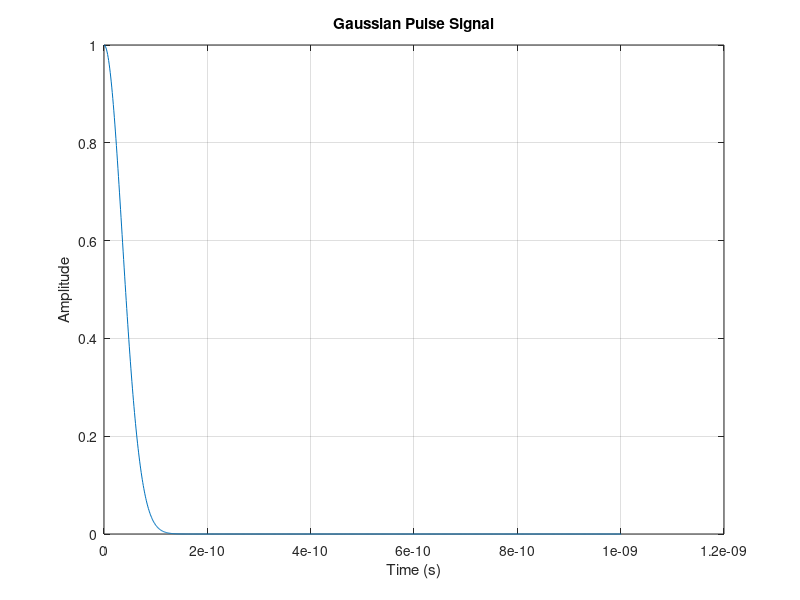

The MATLAB source for this figure:
% Parameters
Fs = 1e12;            % Sampling frequency (samples per second)
T = 1/Fs;             % Sampling period (seconds per sample)
L = 1001;             % Length of signal
t = (0:L)*T;   % Time vector

% Gaussian pulse parameters
sigma = 5e-11;         % Standard deviation of the Gaussian (seconds)

% Generate the Gaussian pulse
gauspulse = exp(-(t/sigma).^2);

% Plot the Gaussian pulse in the time domain
figure(10);
plot(t, gauspulse);
title('Gaussian Pulse Signal');
xlabel('Time (s)');
ylabel('Amplitude');
grid on;
% Plot the power spectrum
